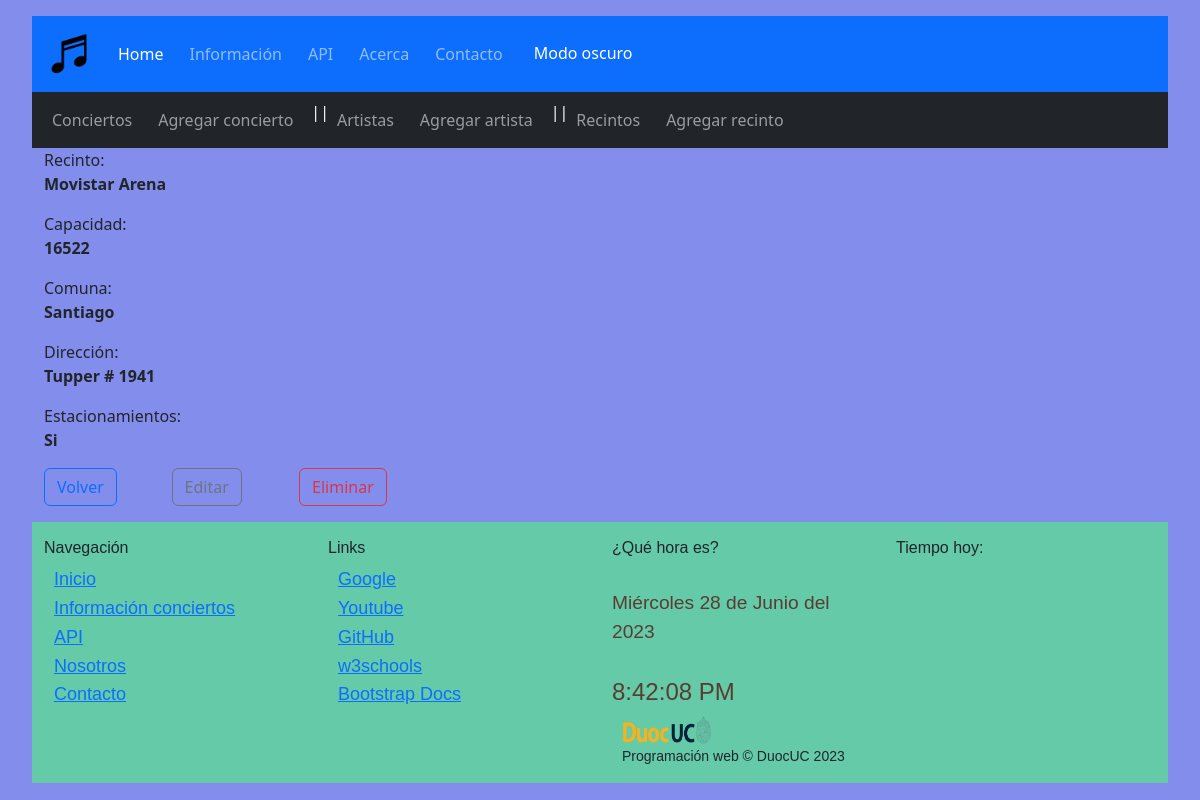
Screenshot of /crud/recintos/info/1 with the database file from the repository.
### crud/models.py (models this page shows, shortened)
class Recinto(models.Model):
    idRecinto = models.AutoField(primary_key=True, verbose_name='idRecinto')
    nomRecinto = models.CharField(verbose_name='Recinto', max_length=80)
    capacidad = models.IntegerField(verbose_name='Capacidad')
    comuna = models.CharField(verbose_name='Comuna', max_length=50)
    direccion = models.CharField(verbose_name='Dirección', max_length=250)
    estacionamiento = models.CharField(verbose_name='Estacionamiento', max_length=3)

### crud/views.py (the view)
# urls.py: path('recintos/info/<str:recinto_id>', recinto_info, name='recintos-info'),
def recinto_info(request, recinto_id):
    try:
        recinto = Recinto.objects.get(idRecinto=recinto_id)
        if recinto:
            context = {'recinto':recinto}
            return render(request,'crud/recintos-info.html',context)
        else:
            return redirect(reverse('recintos') + '?OK')
    except:
        return redirect(reverse('recintos') + '?FAIL')

### crud/templates/crud/recintos-info.html (shortened to what this page needs)
{% extends 'crud/base.html' %}
{% load static %}
{% block second_content %}
<div>
    <div class="container fluid">
        <div class="col-md-8">
            <ul class="list-unstyled">
                <li class="mb-2">Recinto: <p class="fw-bold">{{recinto.nomRecinto}}</p></li>
                <li class="mb-2">Capacidad: <p class="fw-bold">{{recinto.capacidad}}</p></li>
                <li class="mb-2">Comuna: <p class="fw-bold">{{recinto.comuna}}</p></li>
                <li class="mb-2">Dirección: <p class="fw-bold">{{recinto.direccion}}</p></li>
                <li class="mb-2">Estacionamientos: <p class="fw-bold">{{recinto.estacionamiento}}</p></li>
            </ul>
            <div class="row">
                <div class="col-2">
                    <a class="btn btn-outline-primary" href="{% url 'recintos' %}">Volver</a>
                </div>
                <div class="col-2">
                    <a class="btn btn-outline-secondary" href="{% url 'recintos-editar' recinto_id=recinto.idRecinto %}">Editar</a>
                </div>
                <div class="col-2">
                    <a class="btn btn-outline-danger modal-borrar" data-bs-toggle="modal"
                    data-bs-target="#staticBackdrop"
                    data-href="{% url 'recintos-borrar' recinto_id=recinto.idRecinto %}">
                    Eliminar
                </a>
                </div>
            </div>
        </div>
    </div>
</div>
{% endblock %}

### core/static/css/styles.css (style rules this page uses)
a { margin-right: 10px; font-size: large; }
body { background-color: rgb(131, 141, 236); background-blend-mode: darken ; padding-top: 1rem; padding-left: 2rem; padding-right: 2rem; }

### rows the page displays
Recinto: nomRecinto "Movistar Arena", capacidad "16522", comuna "Santiago", direccion "Tupper # 1941", estacionamiento "Si"
